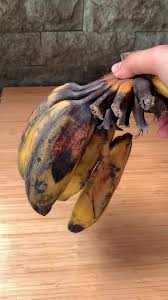
#> input picture TES_BUSUK_DAN_FRESH/Pisangz/pisangbusuk1.jpg, 168 x 300 px
$ python -i features.py   (imports and definitions only)
#> lines starting #> are read from the running program, lines starting #| are printed output that depends on the picture; after the words box and inside, x2 and y2 are one past the last pixel; in counts of white or black regions, pixels touching at a corner belong together
import cv2
import numpy as np
from skimage.feature import hog
from pathlib import Path

IMG_SIZE = (128, 128)  # was (64,64) — higher res for real-world texture
HOG_PARAMS = {
    'orientations': 9,
    'pixels_per_cell': (8, 8),
    'cells_per_block': (2, 2),
    'block_norm': 'L2-Hys',
}
COLOR_BINS = 32


def _load_and_resize(img_path):
    img = cv2.imread(str(img_path))
    if img is None:
        raise ValueError(f"Cannot read image: {img_path}")
    return cv2.resize(img, IMG_SIZE)


def _foreground_mask(hsv_img):
    s, v = hsv_img[:, :, 1], hsv_img[:, :, 2]
    fg = ~((s < 30) & (v > 180))
    if fg.sum() < fg.size * 0.2:
        return np.ones(hsv_img.shape[:2], dtype=np.uint8) * 255
    return fg.astype(np.uint8) * 255


def _compute_features(bgr):
    gray = cv2.cvtColor(bgr, cv2.COLOR_BGR2GRAY)
    hsv  = cv2.cvtColor(bgr, cv2.COLOR_BGR2HSV)
    hog_feat = hog(gray, **HOG_PARAMS)
    mask = _foreground_mask(hsv)
    hist_feats = []
    for ch in range(3):
        h = cv2.calcHist([hsv], [ch], mask, [COLOR_BINS], [0, 256])
        hist_feats.append(cv2.normalize(h, h).flatten())
    return np.concatenate([hog_feat] + hist_feats)


def _augment(bgr):
    """2 deterministic augmentations — brightness variation untuk real-world lighting."""
    variants = []

    # brightness +40% (terang)
    hsv = cv2.cvtColor(bgr, cv2.COLOR_BGR2HSV).astype(np.float32)
    hsv[:, :, 2] = np.clip(hsv[:, :, 2] * 1.4, 0, 255)
    variants.append(cv2.cvtColor(hsv.astype(np.uint8), cv2.COLOR_HSV2BGR))

    # brightness -35% (gelap)
    hsv2 = cv2.cvtColor(bgr, cv2.COLOR_BGR2HSV).astype(np.float32)
    hsv2[:, :, 2] = np.clip(hsv2[:, :, 2] * 0.65, 0, 255)
    variants.append(cv2.cvtColor(hsv2.astype(np.uint8), cv2.COLOR_HSV2BGR))

    return variants


def extract_features(img_path):
    """Single image → feature vector. Used by app.py inference."""
    return _compute_features(_load_and_resize(img_path))


def extract_features_augmented(img_path):
    """Original + 2 augmentations → list of 3 feature vectors. Training only."""
    bgr = _load_and_resize(img_path)
#> in _load_and_resize, img is the input picture: shape (300, 168, 3); mean B, G, R 92.5, 115.5, 150.9
    return [_compute_features(v) for v in [bgr] + _augment(bgr)]
#> in _compute_features, `gray = cv2.cvtColor(bgr, cv2.COLOR_BGR2GRAY)`:
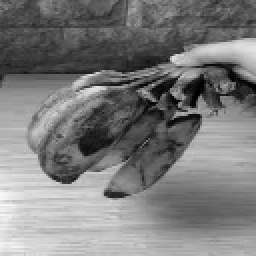
#> gray: shape (128, 128) (shown 2 times larger); min 1, max 248, mean 123.4
#> in _compute_features, `hsv  = cv2.cvtColor(bgr, cv2.COLOR_BGR2HSV)`: hsv: shape (128, 128, 3); mean H, S, V 24.2, 98.2, 150.8
#> in _compute_features, `hog_feat = hog(gray, **HOG_PARAMS)`: hog_feat = 8100 values, max 0.456 at index 6086, min 0 at index 229, mean 0.129
#> in _foreground_mask, `s, v = hsv_img[:, :, 1], hsv_img[:, :, 2]`:
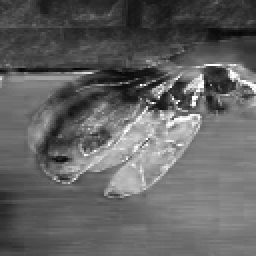
#> s: shape (128, 128) (shown 2 times larger); min 4, max 255, mean 98.2
#> in _foreground_mask, `fg = ~((s < 30) & (v > 180))`:
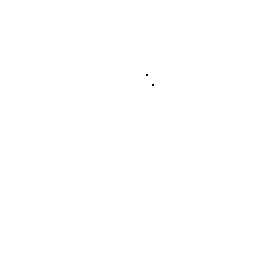
#> fg: shape (128, 128) bool (shown 2 times larger); 100% white; black in thin lines or dots, all inside (x1, y1, x2, y2) = (73, 37, 77, 43)
#> after the loop in _compute_features, `for ch in range(3):`: hist_feats = 3 items
#> in _compute_features (call 2), `gray = cv2.cvtColor(bgr, cv2.COLOR_BGR2GRAY)`:
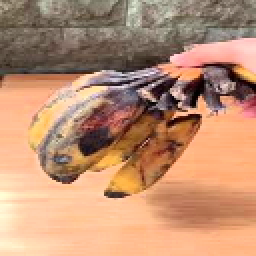
#> bgr: shape (128, 128, 3) (shown 2 times larger); mean B, G, R 114.7, 143.6, 188.7
#> in _compute_features (call 2), `hsv  = cv2.cvtColor(bgr, cv2.COLOR_BGR2HSV)`: hsv: shape (128, 128, 3); mean H, S, V 24.1, 99.2, 188.7
#> in _compute_features (call 2), `hog_feat = hog(gray, **HOG_PARAMS)`: hog_feat = 8100 values, max 0.54 at index 7960, min 0 at index 229, mean 0.13
#> in _foreground_mask (call 2), `fg = ~((s < 30) & (v > 180))`: fg: shape (128, 128) bool; 99% white; black in thin lines or dots, all inside (x1, y1, x2, y2) = (20, 0, 109, 64)
#> in _compute_features (call 3), `gray = cv2.cvtColor(bgr, cv2.COLOR_BGR2GRAY)`:
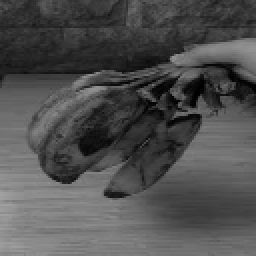
#> gray: shape (128, 128) (shown 2 times larger); min 0, max 161, mean 79.4
#> in _compute_features (call 3), `gray = cv2.cvtColor(bgr, cv2.COLOR_BGR2GRAY)`:
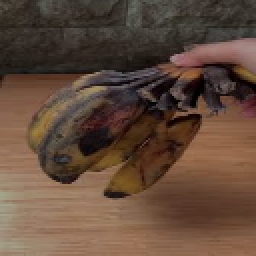
#> bgr: shape (128, 128, 3) (shown 2 times larger); mean B, G, R 59.2, 74.2, 97.5
#> in _compute_features (call 3), `hsv  = cv2.cvtColor(bgr, cv2.COLOR_BGR2HSV)`: hsv: shape (128, 128, 3); mean H, S, V 23.5, 100, 97.6
#> in _compute_features (call 3), `hog_feat = hog(gray, **HOG_PARAMS)`: hog_feat = 8100 values, max 0.475 at index 6086, min 0 at index 229, mean 0.13
#> in _foreground_mask (call 3), `s, v = hsv_img[:, :, 1], hsv_img[:, :, 2]`:
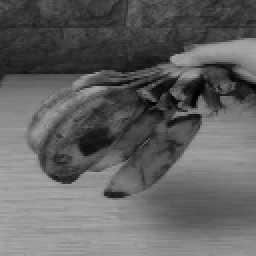
#> v: shape (128, 128) (shown 2 times larger); min 1, max 165, mean 97.6
#> in _foreground_mask (call 3), `fg = ~((s < 30) & (v > 180))`: fg: shape (128, 128) bool; every value is 1
#> in _foreground_mask (call 3), `return fg.astype(np.uint8) * 255`: returned value: shape (128, 128); every value is 255

>>> result = extract_features_augmented('../TES_BUSUK_DAN_FRESH/Pisangz/pisangbusuk1.jpg')
#> result = 3 items
